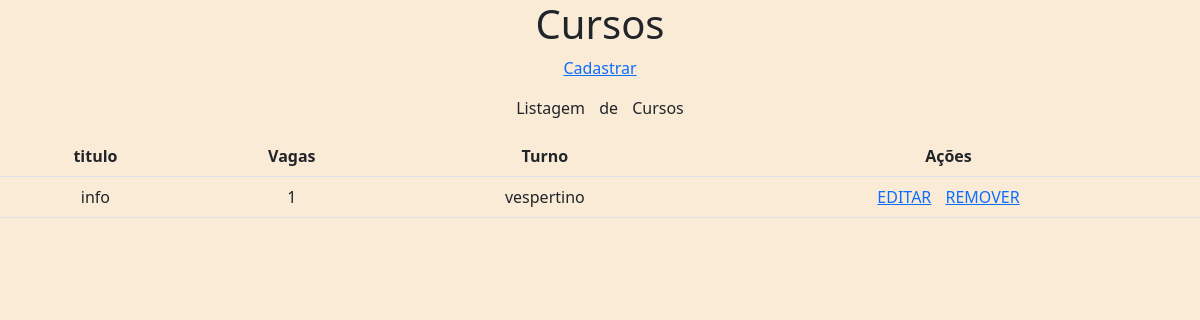
The page /cursos/ on the database as committed earlier.
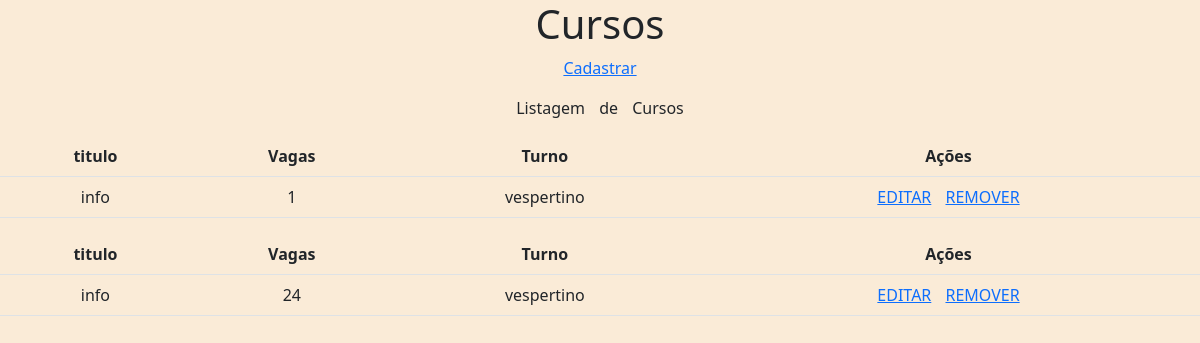
The same page on the database as committed later.
### core/models.py (models this page shows)
class Curso(models.Model):
    titulo = models.CharField('Título', max_length=100)
    vagas =models.IntegerField('Vagas')
    turno = models.CharField('Turno', max_length=100)

### core/views.py (the view)
# urls.py: path('cursos/', listar_cursos, name='listar_cursos'),
def listar_cursos(request):
    cursos = Curso.objects.all()
    contexto = {
        'todos_cursos': cursos
    }
    return render(request, 'cursos.html', contexto)

### templates/cursos.html (shortened to what this page needs)
<!DOCTYPE html>
<html lang="en">
<head>
    <link href="https://cdn.jsdelivr.net/npm/bootstrap@5.2.0/dist/css/bootstrap.min.css" rel="stylesheet">
</head>
<body>
    <h1>Cursos</h1>
    <p><a href="{% url 'cadastrar_curso' %}">Cadastrar</a></p>
    <p>Listagem de Cursos</p>
    {% for curso in todos_cursos %}
    <table class="table">
        <thead>
          <tr>
            <th scope="col">titulo</th>
            <th scope="col">Vagas</th>
            <th scope="col">Turno</th>
            <th scope="col">Ações</th>
          </tr>
        </thead>
        <tbody>
          <tr>
            <td>{{curso.titulo}} </td>
            <td>{{curso.vagas}}</td>
            <td>{{curso.turno}}</td>
            <td><a href="{% url 'editar_curso' curso.id %}">EDITAR</a>
                <a href="{% url 'remover_curso' curso.id%}">REMOVER</a></td>
          </tr>
        </tbody>
      </table>
    {% empty %}
    <p> não existem cursos cadastrados</p>
    {% endfor %}
</body>
</html>

Rows that differ between the two databases and show on the page:
added Curso: titulo "info", vagas "24", turno "vespertino"
